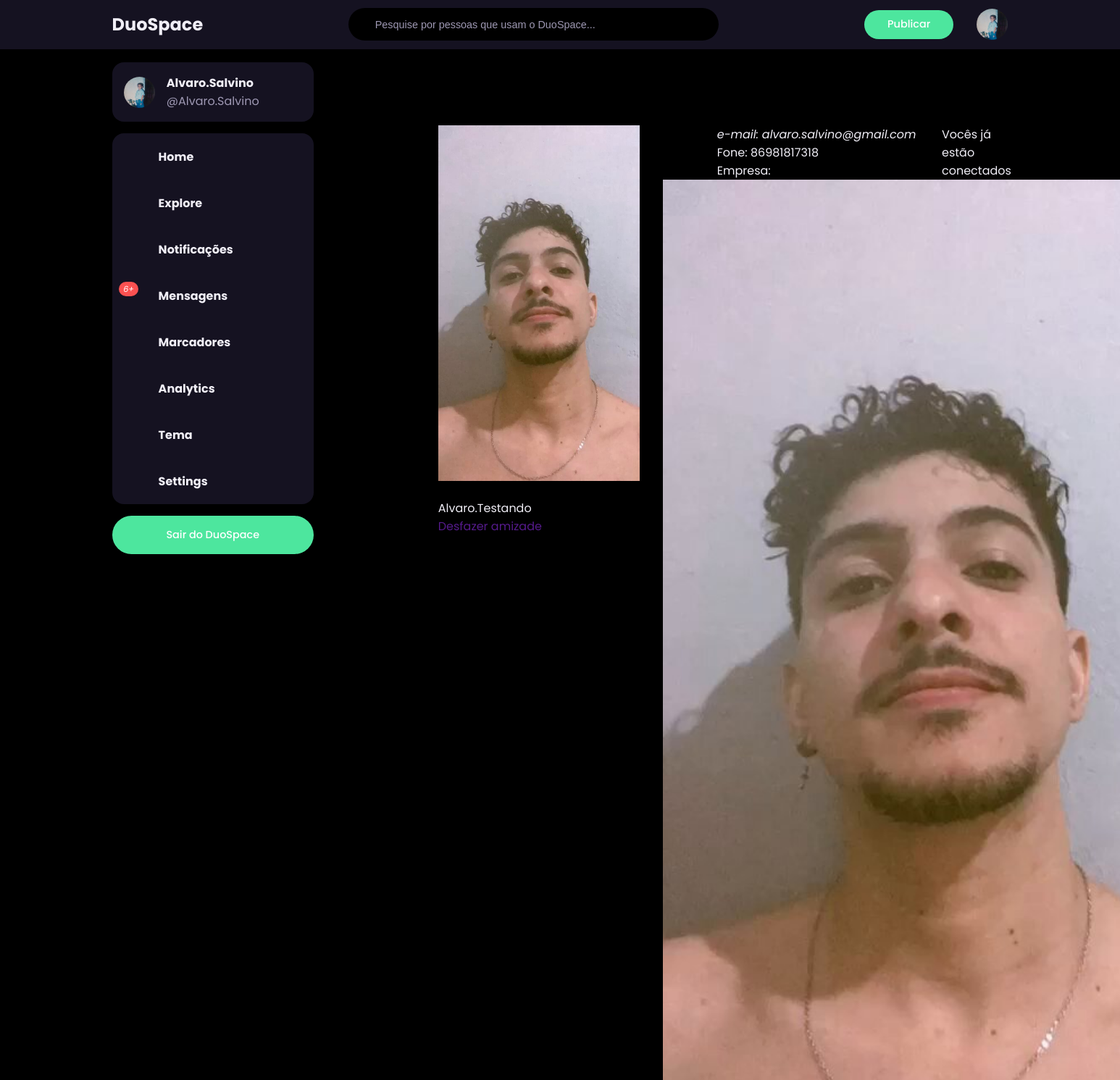
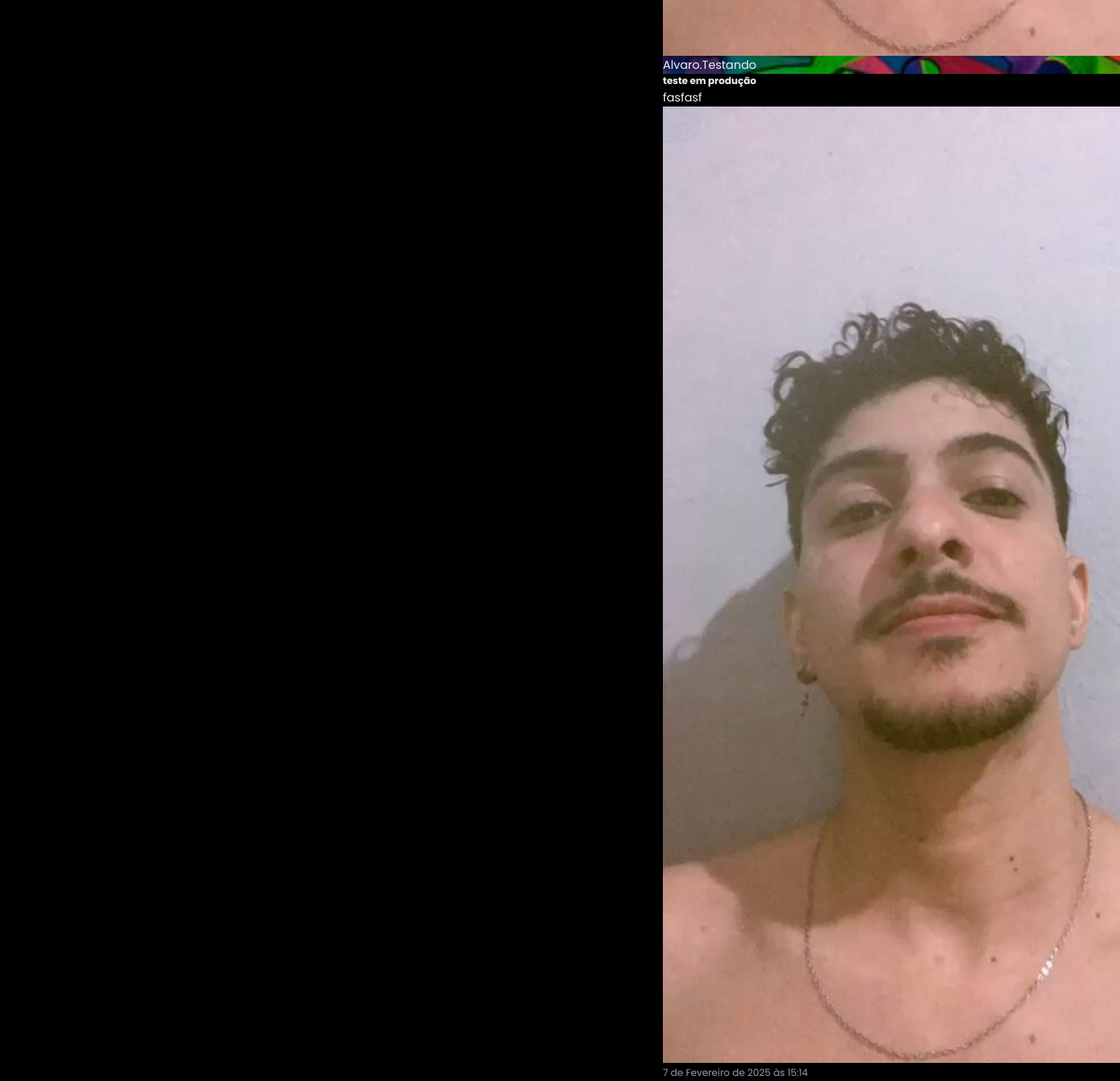
Page /perfil/1/ (signed in) on the committed database (2 pictures, top to bottom).
### perfil/models.py (models this page shows, shortened)
class Perfil(models.Model):
    nome = models.CharField(max_length=255, null=False)
    telefone = models.CharField(max_length=15, null= False)
    imagem_perfil = models.ImageField(null=True, blank=True, upload_to='fotoPerfil/')
    imagem_capa = models.ImageField(null=True, blank=True, upload_to='fotocapa/')
    fonte = models.CharField(max_length=10, default='fonte-3')
    cor = models.CharField(max_length=10, default='cor-1')
    background = models.CharField(max_length=10, default='light')
    contatos = models.ManyToManyField('self')
    usuario = models.OneToOneField(User, related_name='perfil', on_delete=models.CASCADE)
    @property
    def email(self):
        return self.usuario.email

class Post(models.Model):
    titulo = models.CharField(max_length=250)
    text = models.TextField()
    data_postagem = models.DateTimeField(auto_now=True)
    perfil = models.ForeignKey(Perfil, on_delete=models.CASCADE, related_name='posts')
    imagem = models.ImageField(null=True, blank=True, upload_to='postagem/')

### vitrine/views.py (the view)
# urls.py: path('perfil/<int:perfil_id>/', exibir_perfil, name='exibir'),
@login_required(login_url='login')
def exibir_perfil(request, perfil_id):
    context = {}
    context['cor'] = request.user.perfil.cor
    context['fonte'] = request.user.perfil.fonte
    context['background'] = request.user.perfil.background
    context['perfil'] = Perfil.objects.get(id=perfil_id)
    context['perfil_logado'] = perfil_logado = request.user.perfil
    context['ja_eh_contato'] = context['perfil_logado'].contatos.filter(id=context['perfil'].id)
    context['timeline'] = context['perfil'].posts.all()
    return render(request, 'perfil.html', context)

### vitrine/views.py (called while the page is built)
def numero_notificacoes(request):
    if request.user.is_authenticated:
        perfil = request.user.perfil
        notificacoes_nao_lidas = Notificacao.objects.filter(perfil_notificado=perfil, lida=False).count()
    else:
        notificacoes_nao_lidas = 0
    return {'notificacoes_nao_lidas': notificacoes_nao_lidas}

### vitrine/templates/perfil.html (shortened to what this page needs)
{% extends 'base/base.html' %}
{% load static %}
{% block content %}
<main class="mt-5 index">
    <div class="row container">
        <section class="col col-sm-12 col-md-3 col-lg-3 col-xl-3 mt-4 opcoes-do-usuario">
            <div class="card">
                <div class="card-header center-center" style="background: {{ perfil.cor }};;" data-toggle="tooltip"
                    data-placement="bottom" title="Alterar foto do perfil">
                    <img src="{% if perfil.imagem_perfil %} /images/{{ perfil.imagem_perfil }}
                    {% else %} {% static 'images/img/user.png' %} {% endif %}" alt="Usuário" width="100%"
                        class="img-fluid img-thumbnail"><br>
                    <p class="text-white">{{ perfil.nome }}</p>
                </div>
                <div class="card-body">
                    {% if ja_eh_contato %}
                        <a href="">Desfazer amizade</a><br>
                    {% else %}
                        <a href="{% url 'convidar' perfil.id %}">Convidar</a>
                    {% endif %}
                </div>
            </div>
        </section>
        <div class="timeline col col-sm-12 col-md-6 mt-4">
            <div class="container bg-white py-3 border rounded">
                <ul class="list-group mb-2">
                    <li class="list-group-item"><em>e-mail: {{ perfil.email }}</em></li>
                    <li class="list-group-item">Fone: {{ perfil.telefone }}</li>
                    <li class="list-group-item">Empresa: {{ perfil.nome_empresa }}</li>
                </ul>
                {% if ja_eh_contato %}
                <div class="alert alert-success">
                    <p> Vocês já estão conectados</p>
                </div>
                {% endif %}
            </div>
            {% if timeline %}
            {% for post in timeline %}
            <div class="card post-index my-4" style="max-width: 100%;">
                <div class="no-gutters">
                    <div class="card-header" style="{% if post.perfil.imagem_capa %} background: url('/images/{{ post.perfil.imagem_capa }}'); {% else %} background: url('{% static 'images/img/bg01.jpg' %}'); {% endif %}
                                            background-repeat: no-repeat;
                                            background-size: cover;
                                            background-position: center;">
                        <img src="{% if post.perfil.imagem_perfil %} /images/{{ post.perfil.imagem_perfil }} {% else %} {% static 'images/img/user.png' %} {% endif %}"
                            width="100" alt="Usuário" class="img-thumbnail">
                        <p class="text-white">{{ post.perfil.nome }}</p>
                    </div>
                    <div class="card-body pb-4">
                        <h5 class="card-title">{{ post.titulo }}</h5>
                        <p class="card-text">
                            {{ post.text }}
                            {% if post.imagem %}
                            <img src="/images/{{ post.imagem }}" alt="Post imagem"
                                class="img-fluid full-w border rounded mt-2">
                            {% endif %}
                        </p>
                        <p class="card-text"><small class="text-muted">{{ post.data_postagem }}</small>
                        </p>
                    </div>
                </div>
            </div>
            {% endfor %}
            {% endif %}
        </div>
    </div>
</main>
{% endblock %}

### core/templates/base/base.html (shortened to what this page needs)
{% load static %}
<!DOCTYPE html>
<html lang="pt-br" style="
{% if background == 'light' %}
--light-colour-lightness: 100%; --white-colour-lightness: 100%; --dark-colour-lightness: 15%;
{% elif background == 'dim' %}
--light-colour-lightness: 15%; --white-colour-lightness: 20%; --dark-colour-lightness: 95%;
{% else %}
--light-colour-lightness: 0%; --white-colour-lightness: 10%; --dark-colour-lightness: 95%;
{% endif %}
{% if fonte == 'fonte-1' %}
----sticky-top-left: 5.4rem; ----sticky-top-right: 5.4rem; font-size: 10px;
{% elif fonte == 'fonte-2' %}
----sticky-top-left: 5.4rem; ----sticky-top-right: -7rem; font-size: 13px;
{% elif fonte == 'fonte-3' %}
----sticky-top-left: -2rem; ----sticky-top-right: -17rem; font-size: 16px;
{% elif fonte == 'fonte-4' %}
----sticky-top-left: -5rem; ----sticky-top-right: -25rem; font-size: 19px;
{% else %}
----sticky-top-left: -12rem; ----sticky-top-right: -35rem; font-size: 22px;
{% endif %}
{% if cor == 'cor-1' %}
--primary-colour-hue: 252;
{% elif cor == 'cor-2' %}
--primary-colour-hue: 52;
{% elif cor == 'cor-3' %}
--primary-colour-hue: 352;
{% elif cor == 'cor-4' %}
--primary-colour-hue: 152;
{% else %}
--primary-colour-hue: 202;
{% endif %}
;">
<head>
    <link rel="stylesheet" href="{% static 'assets/css/style.css' %}">
    <link rel="stylesheet" href="https://unicons.iconscout.com/release/v2.1.6/css/unicons.css">
    <link href='https://unpkg.com/boxicons@2.1.4/css/boxicons.min.css' rel='stylesheet'>
</head>
<body>
    <nav>
        <div class="container">
            <div class="logo">
                <a href="{% url 'index' %}" id="link-logo">
                    <h2 class="log">
                        DuoSpace
                    </h2>
                </a>
            </div>
            <form method="POST" action="{% url 'buscar_usuario' %}" class="search-bar">
                <input type="search" name="busca" placeholder="Pesquise por pessoas que usam o DuoSpace...">
            </form>
            <div class="create">
                <label class="btn btn-primary" for="create post" id="open-post-modal">Publicar</label>
                <form action="" method="post" enctype="multipart/form-data" id="upload-avatar">
                    <div for="imagem_perfil" class="profile-photo">
                        <label for="imagem_perfil">
                            <img src="{% if perfil_logado.imagem_perfil %}/images/{{ perfil_logado.imagem_perfil }}{% else %}{% static 'assets/images/img/user.png' %}{% endif %}"
                                alt="Foto de perfil" id="preview-imagem" style="cursor: pointer;">
                        </label>
                    </div>
                </form>
            </div>
        </div>
    </nav>
    <main>
        <div class="container">
            <div class="left">
                <a class="profile">
                    <div class="profile-photo">
                        <img src="{% if perfil_logado.imagem_perfil %} /images/{{ perfil_logado.imagem_perfil }}
                        {% else %} {% static 'assets/images/img/user.png' %} {% endif %}" alt="" />
                    </div>
                    <div class="handle">
                        <h4>{{ perfil_logado.nome }}</h4>
                        <p class="text-muted">
                            @{{ user.username }}
                        </p>
                    </div>
                </a>
                <div class="sidebar">
                    <a class="menu-item {{active_home}}" href="{% url 'index' %}" id="home">
                        <span></span>
                        <h3>Home</h3>
                    </a>
                    <a class="menu-item">
                        <span></span>
                        <h3>Explore</h3>
                    </a>
                    <a class="menu-item" id="notifications">
                        <span><i class="uil uil-bell">{% if notificacoes_nao_lidas > 0 %}<small class="notification-count">{{ notificacoes_nao_lidas }}{% elif notificacoes_nao_lidas > 9 %}9+{% endif %}</small></i></span>
                        <h3>Notificações</h3>
                    </a>
                    <a class="menu-item" id="messages-notification">
                        <span><i class="uil uil-envelope"><small class="notification-count">6+</small></i></span>
                        <h3>Mensagens</h3>
                    </a>
                    <a href="{% url 'marcados' %}" class="menu-item {{active_marcados}}" id="salvos">
                        <span></span>
                        <h3>Marcadores</h3>
                    </a>
                    <a class="menu-item">
                        <span></span>
                        <h3>Analytics</h3>
                    </a>
                    <a class="menu-item" id="theme">
                        <span></span>
                        <h3>Tema</h3>
                    </a>
                    <a class="menu-item">
                        <span></span>
                        <h3>Settings</h3>
                    </a>
                </div>
                <a href="{% url 'deslogar' %}" class="btn btn-primary">Sair do DuoSpace</a>
            </div>
            <div class="middle">
                {% block content %}
                {% endblock %}
            </div>
        </div>
    </main>
</body>
</html>

### core/static/assets/css/style.css (style rules this page uses)
:root { --primary-colour-hue: 252; --dark-colour-lightness: 17%; --light-colour-lightness: 95%; --white-colour-lightness: 100%; --colour-white: hsl(252, 30%, var(--white-colour-lightness)); --colour-light: hsl(252, 30%, var(--light-colour-lightness)); --colour-gray: hsl(252, 15%, 65%); --colour-primary: hsl(var(--primary-colour-hue), 75%, 60%); --colour-secondary: hsl(252, 100%, 90%); --colour-sucess: hsl(120, 95%, 65%); --colour-danger: hsl(0, 95%, 65%); --colour-dark: hsl(252, 30%, var(--dark-colour-lightness)); --colour-black: hsl(252, 30%, 10%); --border-radius: 2rem; --card-border-radius: 1rem; --btn-padding: 0.6rem 2rem; --search-padding: 0.6rem 1rem; --card-padding: 1rem; --sticky-top-left: 5.4rem; --sticky-top-right: -18rem; }
*, *::before, *::after { padding: 0; margin: 0; outline: 0; box-sizing: border-box; text-decoration: none; list-style: none; border: none; }
body { font-family: "Poppins", sans-serif; color: var(--colour-dark); background: var(--colour-light); overflow-x: hidden; }
.container { width: 80%; margin: 0 auto; }
.profile-photo { width: 2.7rem; aspect-ratio: 1/1; border-radius: 50%; overflow: hidden; }
img { display: block; width: 100%; }
.btn { display: inline-block; padding: var(--btn-padding); font-weight: 500; border-radius: var(--border-radius); cursor: pointer; transition: all 300ms ease; font-size: 0.9rem; }
.btn-primary { background: var(--colour-primary); color: #FFFFFF; }
.text-muted { color: var(--colour-gray); }
nav { width: 100%; background: var(--colour-white); padding: 0.7rem 0; position: fixed; top: 0; z-index: 10; }
nav .container { display: flex; align-items: center; justify-content: space-between; }
nav .logo { display: flex; align-items: center; }
#link-logo { text-decoration: none; color: var(--colour-dark); }
.search-bar { display: flex; background: var(--colour-light); border-radius: var(--border-radius); padding: var(--search-padding); }
.search-bar input[type="search"] { background: transparent; width: 30vw; margin-left: 1rem; font-size: 0.9rem; color: var(--colour-dark); }
nav .search-bar input { padding: 5px; border-radius: 5px; margin-left: 5px; }
nav .search-bar input[type="search"]::placeholder { color: var(--colour-gray); }
nav .create { display: flex; align-items: center; gap: 2rem; }
main { position: relative; top: 5.4rem; }
main .container { display: grid; grid-template-columns: 18vw auto 20vw; column-gap: 2rem; position: relative; }
main .container .left { height: max-content; position: sticky; top: var(--sticky-top-left); z-index: 1; }
main .container .left .profile { padding: var(--card-padding); background-color: var(--colour-white); border-radius: var(--card-border-radius); display: flex; align-items: center; column-gap: 1rem; width: 100%; }
.left .sidebar { margin-top: 1rem; background: var(--colour-white); border-radius: var(--card-border-radius); }
.left .sidebar a { text-decoration: none; display: -webkit-box; gap: .5rem; }
.left .sidebar .menu-item { display: flex; align-items: center; height: 4rem; cursor: pointer; transition: all 300ms ease; position: relative; }
.left .sidebar i { font-size: 1.4rem; color: var(--colour-gray); margin-left: 2rem; position: relative; }
.left .sidebar i .notification-count { background: var(--colour-danger); color: #FFFFFF; font-size: 0.7rem; width: fit-content; border-radius: 0.8rem; padding: 0.1rem 0.4rem; position: absolute; top: -0.2rem; right: -0.3rem; }
.left .sidebar h3 { margin-left: 1.5rem; font-size: 1rem; color: var(--colour-dark); }
.left .btn { margin-top: 1rem; width: 100%; text-align: center; padding: 1rem 0; }

### rows in the picture
Perfil: imagem_perfil (picture), nome "Alvaro.Salvino"
Perfil: imagem_perfil (picture), nome "Alvaro.Testando", email "alvaro.salvino@gmail.com", telefone "86981817318"
Post: perfil.imagem_perfil (picture), perfil.nome "Alvaro.Testando", titulo "teste em produção", text "fasfasf", imagem (picture), data_postagem "7 de Fevereiro de 2025 às 15:14"

### other values in the picture
{{ user.username }} "Alvaro.Salvino"
